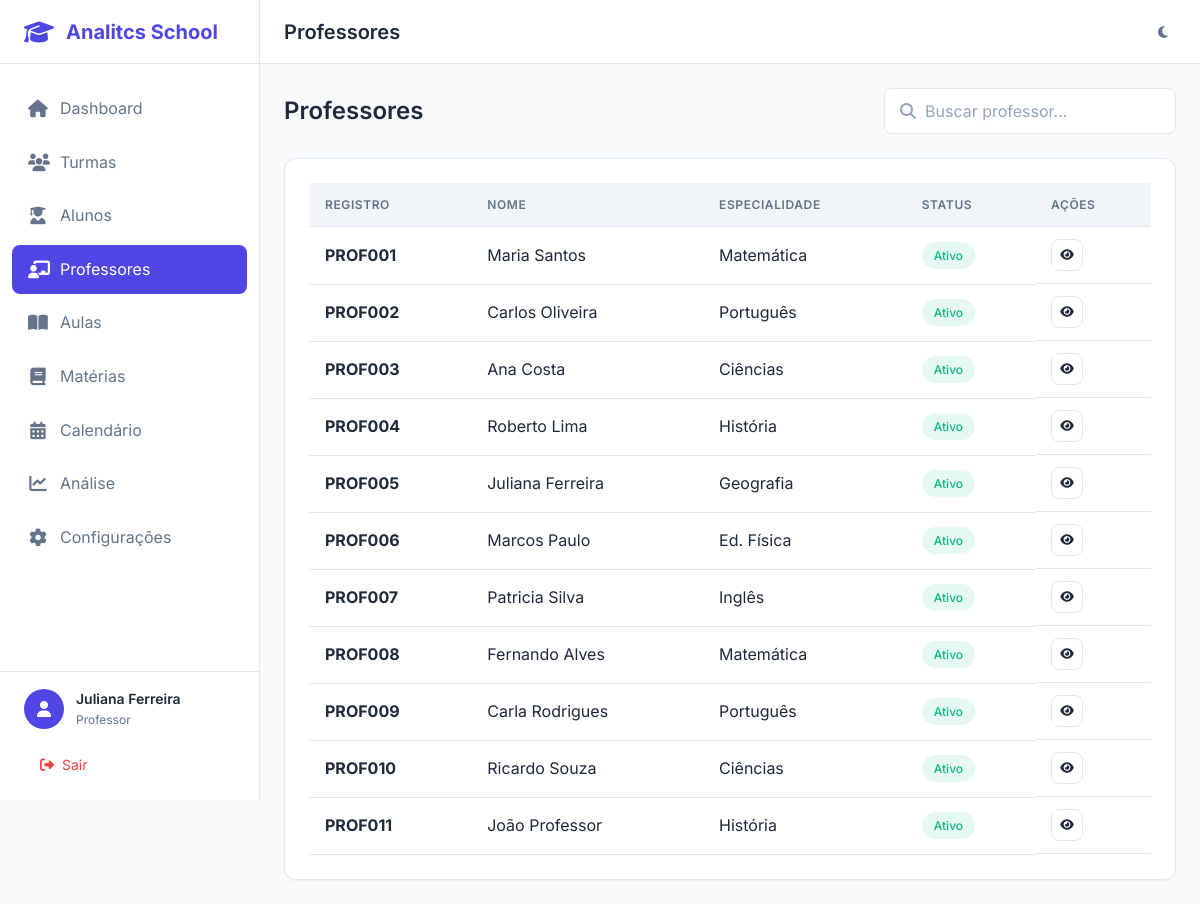
/professores/ (signed in), run on the app's committed database.
### app/models/usuario.py (models this page shows, shortened)
class Usuario(UserMixin, db.Model):
    __tablename__ = 'usuarios'
    id = db.Column(db.Integer, primary_key=True)
    nome = db.Column(db.String(100), nullable=False)
    email = db.Column(db.String(120), unique=True, nullable=False, index=True)
    senha_hash = db.Column(db.String(256), nullable=False)
    tipo = db.Column(db.String(20), nullable=False, default='professor')
    avatar = db.Column(db.String(255), nullable=True)
    telefone = db.Column(db.String(20), nullable=True)
    tema = db.Column(db.String(10), default='light')
    ativo = db.Column(db.Boolean, default=True)
    criado_em = db.Column(db.DateTime, default=datetime.utcnow)
    atualizado_em = db.Column(db.DateTime, default=datetime.utcnow, onupdate=datetime.utcnow)
    ultimo_acesso = db.Column(db.DateTime, nullable=True)
    professor = db.relationship('Professor', backref='usuario', uselist=False, lazy=True)
    def tem_permissao(self, permissoes):
        return self.tipo in permissoes
    def to_dict(self) -> dict:
        return {
            'id': self.id,
            'nome': self.nome,
            'email': self.email,
            'senha_hash': self.senha_hash,
            'tipo': self.tipo,
            'avatar': self.avatar,
            'telefone': self.telefone,
            'tema': self.tema,
            'ativo': self.ativo,
            'criado_em': self.criado_em.isoformat() if self.criado_em else None,
            'atualizado_em': self.atualizado_em.isoformat() if self.atualizado_em else None,
            'ultimo_acesso': self.ultimo_acesso.isoformat() if self.ultimo_acesso else None
        }

### app/models/professor.py (models this page shows, shortened)
class Professor(db.Model):
    __tablename__ = 'professores'
    id = db.Column(db.Integer, primary_key=True)
    usuario_id = db.Column(db.Integer, db.ForeignKey('usuarios.id'), nullable=False, unique=True)
    registro = db.Column(db.String(20), unique=True, nullable=False, index=True)
    especialidade = db.Column(db.String(100), nullable=True)
    formacao = db.Column(db.Text, nullable=True)
    cpf = db.Column(db.String(14), unique=True, nullable=True)
    telefone = db.Column(db.String(20), nullable=True)
    endereco = db.Column(db.Text, nullable=True)
    ativo = db.Column(db.Boolean, default=True)
    criado_em = db.Column(db.DateTime, default=datetime.utcnow)
    atualizado_em = db.Column(db.DateTime, default=datetime.utcnow, onupdate=datetime.utcnow)
    turmas = db.relationship('Turma', secondary='professores_turmas', backref=db.backref('professores', lazy='dynamic'))
    aulas = db.relationship('Aula', backref='professor', lazy='dynamic')
    materias = db.relationship('Materia', secondary='professor_materias',
                               backref=db.backref('professores', lazy='dynamic'))
    def to_dict(self) -> dict:
        return {
            'id': self.id,
            'usuario_id': self.usuario_id,
            'registro': self.registro,
            'especialidade': self.especialidade,
            'formacao': self.formacao,
            'cpf': self.cpf,
            'telefone': self.telefone,
            'endereco': self.endereco,
            'ativo': self.ativo,
            'criado_em': self.criado_em.isoformat() if self.criado_em else None,
            'atualizado_em': self.atualizado_em.isoformat() if self.atualizado_em else None
        }

### app/controllers/professores_controller.py (the view, shortened to what this page needs)
@professores_bp.route('/')
@login_required
def index():
    page = request.args.get('page', 1, type=int)
    busca = request.args.get('busca', '')
    professores_raw = _professor_repo.get_all(order_by='registro')
    from app.dtos.professor_dto import ProfessorDTO
    professores_list = [ProfessorDTO(p, _repos) for p in professores_raw]
    professores = _paginate(professores_list, page)
    return render_template('professores/index.html', professores=professores, busca=busca)

### app/controllers/professores_controller.py (called while the page is built, shortened)
def _paginate(items: list, page: int, per_page: int = 20):
    total = len(items)
    start = (page - 1) * per_page
    end = start + per_page
    page_items = items[start:end]
    class PaginateObj:
        def __init__(self, items, page, per_page, total):
            self.items = items
            self.page = page
            self.per_page = per_page
            self.total = total
            self.pages = max(1, (total + per_page - 1) // per_page)
            self.has_prev = page > 1
            self.has_next = page < self.pages
            self.prev_num = page - 1
            self.next_num = page + 1
    return PaginateObj(page_items, page, per_page, total)

### app/dtos/base_dto.py (called while the page is built)
    @staticmethod
    def parse_datetime(value):
        if value is None:
            return None
        if isinstance(value, datetime):
            return value
        if isinstance(value, str):
            for fmt in [
                '%Y-%m-%dT%H:%M:%S.%f',
                '%Y-%m-%dT%H:%M:%S',
                '%Y-%m-%d %H:%M:%S.%f',
                '%Y-%m-%d %H:%M:%S',
                '%Y-%m-%d'
            ]:
                try:
                    return datetime.strptime(value, fmt)
                except ValueError:
                    continue
        return None

    @staticmethod
    def parse_bool(value):
        if isinstance(value, bool):
            return value
        if isinstance(value, int):
            return value == 1
        if isinstance(value, str):
            return value.lower() in ('true', '1', 'sim')
        return False

### app/dtos/professor_dto.py (called while the page is built)
    @property
    def usuario(self):
        if self._usuario is not None:
            return self._usuario
        from app.repositories import UsuarioRepository
        from app.dtos.usuario_dto import UsuarioDTO
        usuario_repo = self._repos.get('usuario') or UsuarioRepository()
        usuario_data = usuario_repo.get_by_id(self.usuario_id)
        if usuario_data:
            self._usuario = UsuarioDTO(usuario_data)
        else:
            self._usuario = UsuarioDTO({'nome': 'N/A', 'email': 'N/A'})
        return self._usuario

### app/models/usuario.py (called while the page is built)
@login_manager.user_loader
def load_user(user_id):
    return Usuario.query.get(int(user_id))

### app/repositories/usuario_repository.py (called while the page is built)
    def get_by_id(self, user_id: int) -> Optional[Dict]:
        user = Usuario.query.get(user_id)
        return user.to_dict() if user else None

### app/templates/professores/index.html (shortened to what this page needs)
{% extends "base.html" %}
{% block page_title %}Professores{% endblock %}
{% block content %}
<div class="list-header">
    <h2 class="list-title">Professores</h2>
    <div class="list-actions">
        <div class="search-box"><i class="fas fa-search"></i><input type="text" class="form-control" placeholder="Buscar professor..." id="searchInput" value="{{ busca }}"></div>
    </div>
</div>
<div class="card">
    <div class="card-body">
        {% if professores.items %}
        <div class="table-container">
            <table class="table">
                <thead><tr><th>Registro</th><th>Nome</th><th>Especialidade</th><th>Status</th><th>Ações</th></tr></thead>
                <tbody>
                    {% for prof in professores.items %}
                    <tr>
                        <td><strong>{{ prof.registro }}</strong></td>
                        <td>{{ prof.usuario.nome }}</td>
                        <td>{{ prof.especialidade or '-' }}</td>
                        <td><span class="badge badge-{% if prof.ativo %}success{% else %}danger{% endif %}">{% if prof.ativo %}Ativo{% else %}Inativo{% endif %}</span></td>
                        <td class="table-actions">
                            <a href="{{ url_for('professores.detalhe', id=prof.id) }}" class="btn btn-icon btn-sm btn-outline"><i class="fas fa-eye"></i></a>
                        </td>
                    </tr>
                    {% endfor %}
                </tbody>
            </table>
        </div>
        {% else %}
        <div class="empty-state"><i class="fas fa-chalkboard-teacher empty-state-icon"></i><h4 class="empty-state-title">Nenhum professor encontrado</h4></div>
        {% endif %}
    </div>
</div>
{% endblock %}

### app/templates/base.html (shortened to what this page needs)
<!DOCTYPE html>
<html lang="pt-BR" data-theme="light">
<head>
    <link rel="stylesheet" href="https://cdnjs.cloudflare.com/ajax/libs/font-awesome/6.5.1/css/all.min.css">
    <link rel="stylesheet" href="{{ url_for('static', filename='css/main.css') }}">
    <link rel="stylesheet" href="{{ url_for('static', filename='css/components.css') }}">
    <link rel="stylesheet" href="{{ url_for('static', filename='css/responsive.css') }}">
</head>
<body {% if not current_user.is_authenticated %}class="auth-mode"{% endif %}>
    {% if current_user.is_authenticated %}
    <aside class="sidebar" id="sidebar">
        <div class="sidebar-header">
            <div class="logo">
                <i class="fas fa-graduation-cap"></i>
                <span>Analitcs School</span>
            </div>
        </div>
        <nav class="sidebar-nav">
            <ul>
                <li class="nav-item {% if request.endpoint == 'dashboard.index' %}active{% endif %}">
                    <a href="{{ url_for('dashboard.index') }}">
                        <i class="fas fa-home"></i>
                        <span>Dashboard</span>
                    </a>
                </li>
                <li class="nav-item {% if 'turmas' in request.endpoint %}active{% endif %}">
                    <a href="{{ url_for('turmas.index') }}">
                        <i class="fas fa-users"></i>
                        <span>Turmas</span>
                    </a>
                </li>
                <li class="nav-item {% if 'alunos' in request.endpoint %}active{% endif %}">
                    <a href="{{ url_for('alunos.index') }}">
                        <i class="fas fa-user-graduate"></i>
                        <span>Alunos</span>
                    </a>
                </li>
                <li class="nav-item {% if 'professores' in request.endpoint %}active{% endif %}">
                    <a href="{{ url_for('professores.index') }}">
                        <i class="fas fa-chalkboard-teacher"></i>
                        <span>Professores</span>
                    </a>
                </li>
                <li class="nav-item {% if 'aulas' in request.endpoint %}active{% endif %}">
                    <a href="{{ url_for('aulas.index') }}">
                        <i class="fas fa-book-open"></i>
                        <span>Aulas</span>
                    </a>
                </li>
                <li class="nav-item {% if 'materias' in request.endpoint %}active{% endif %}">
                    <a href="{{ url_for('materias.index') }}">
                        <i class="fas fa-book"></i>
                        <span>Matérias</span>
                    </a>
                </li>
                <li class="nav-item {% if 'calendario' in request.endpoint %}active{% endif %}">
                    <a href="{{ url_for('calendario.index') }}">
                        <i class="fas fa-calendar-alt"></i>
                        <span>Calendário</span>
                    </a>
                </li>
                <li class="nav-item {% if 'analise' in request.endpoint %}active{% endif %}">
                    <a href="{{ url_for('analise.index') }}">
                        <i class="fas fa-chart-line"></i>
                        <span>Análise</span>
                    </a>
                </li>
                <li class="nav-item {% if 'configuracoes' in request.endpoint %}active{% endif %}">
                    <a href="{{ url_for('configuracoes.index') }}">
                        <i class="fas fa-cog"></i>
                        <span>Configurações</span>
                    </a>
                </li>
            </ul>
        </nav>
        <div class="sidebar-footer">
            <div class="user-info">
                <div class="user-avatar">
                    <i class="fas fa-user"></i>
                </div>
                <div class="user-details">
                    <span class="user-name">{{ current_user.nome }}</span>
                    <span class="user-role">{{ current_user.tipo|capitalize }}</span>
                </div>
            </div>
            <a href="{{ url_for('auth.logout') }}" class="logout-btn">
                <i class="fas fa-sign-out-alt"></i>
                <span>Sair</span>
            </a>
        </div>
    </aside>
    <main class="main-content">
        <header class="header">
            <div class="header-left">
                <h1 class="page-title">{% block page_title %}Dashboard{% endblock %}</h1>
            </div>
            <div class="header-right">
                <button class="theme-toggle" id="themeToggle" title="Alternar tema">
                    <i class="fas fa-moon"></i>
                </button>
            </div>
        </header>
        <div class="content">
            {% block content %}{% endblock %}
        </div>
    </main>
    {% else %}
        {% block auth_content %}{% endblock %}
    {% endif %}
</body>
</html>

### app/static/css/components.css (style rules this page uses)
.list-header { display: flex; align-items: center; justify-content: space-between; margin-bottom: 1.5rem; flex-wrap: wrap; gap: 1rem; }
.list-title { font-size: 1.5rem; font-weight: 600; color: var(--text-primary); }
.list-actions { display: flex; align-items: center; gap: 0.75rem; }
.search-box { position: relative; }
.search-box input { padding-left: 2.5rem; min-width: 280px; }
.search-box i { position: absolute; left: 1rem; top: 50%; transform: translateY(-50%); color: var(--text-tertiary); }

### data on the page
Usuario: nome "Juliana Ferreira", tipo "Professor"
Professor: registro "PROF001", usuario.nome "Maria Santos", especialidade "Matemática"
Professor: registro "PROF002", usuario.nome "Carlos Oliveira", especialidade "Português"
Professor: registro "PROF003", usuario.nome "Ana Costa", especialidade "Ciências"
Professor: registro "PROF004", usuario.nome "Roberto Lima", especialidade "História"
Professor: registro "PROF005", usuario.nome "Juliana Ferreira", especialidade "Geografia"
Professor: registro "PROF006", usuario.nome "Marcos Paulo", especialidade "Ed. Física"
Professor: registro "PROF007", usuario.nome "Patricia Silva", especialidade "Inglês"
Professor: registro "PROF008", usuario.nome "Fernando Alves", especialidade "Matemática"
Professor: registro "PROF009", usuario.nome "Carla Rodrigues", especialidade "Português"
Professor: registro "PROF010", usuario.nome "Ricardo Souza", especialidade "Ciências"
Professor: registro "PROF011", usuario.nome "João Professor", especialidade "História"
